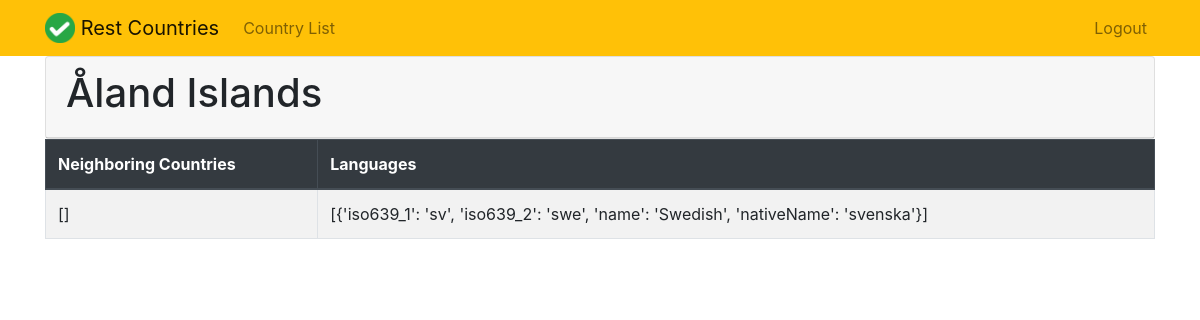
/view/Åland Islands (signed in), run on the app's committed database.
### app_restcountries/models.py (models this page shows, shortened)
class RestCountry(models.Model):
    name = models.CharField(max_length=200, unique=True)
    alphacode2 = models.CharField(max_length=200)
    capital = models.CharField(max_length=200)
    population = models.IntegerField(default=0)
    timezone = models.TextField()
    flag = models.TextField()
    languages = models.TextField()
    neighbours = models.TextField()

### app_restcountries/views.py (the view)
# urls.py: path('view/<str:name>', views.viewcountry, name='viewcountry'),
@login_required
def viewcountry(request, name):
    country = get_object_or_404(RestCountry, name=name)
    return render(request, 'viewcountry.html', {'country': country})

### app_restcountries/templates/viewcountry.html (shortened to what this page needs)
<!DOCTYPE html> {% extends 'base.html' %}
 {% block content %}
<html lang="en">
<head>
</head>
<body>
    <div class="card">
        <div class="card-header">
            <h1>{{ country.name }}</h1>
        </div>
    </div>
    <table class="table table-bordered table-striped table-hover">
        <thead class="thead-dark">
            <tr>
                <th>Neighboring Countries</th>
                <th>Languages</th>
            </tr>
        </thead>
        <tbody>
            <tr>
                <td>
                     {% comment %} {% for i in country.borders %} {{i}} {% endfor %} {% endcomment %} {{country.neighbours}}
                </td>
                <td>
                    {{country.languages}}
                </td>
            </tr>
        </tbody>
    </table>
</body>
</html>
{% endblock %}

### data on the page
RestCountry: name "Åland Islands", neighbours "[]", languages "[{'iso639_1': 'sv', 'iso639_2': 'swe', 'name': 'Swedish', 'nativeName': 'svenska'}]"
